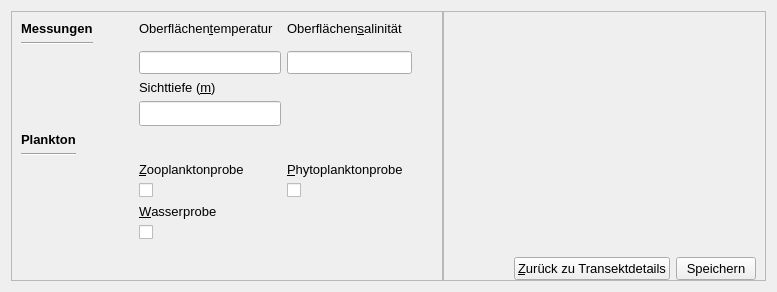
        <widget class="QWidget" name="page_2">
         <layout class="QHBoxLayout" name="horizontalLayout">
          <item>
           <layout class="QHBoxLayout" name="horizontalLayout_9">
            <property name="spacing">
             <number>0</number>
            </property>
            <property name="rightMargin">
             <number>0</number>
            </property>
            <item>
             <widget class="QFrame" name="frame_4">
              <property name="frameShape">
               <enum>QFrame::StyledPanel</enum>
              </property>
              <property name="frameShadow">
               <enum>QFrame::Raised</enum>
              </property>
              <layout class="QVBoxLayout" name="verticalLayout_8">
               <property name="rightMargin">
                <number>30</number>
               </property>
               <property name="bottomMargin">
                <number>0</number>
               </property>
               <item>
                <layout class="QGridLayout" name="gridLayout_3">
                 <item row="5" column="2">
                  <widget class="QLabel" name="labelPhytoPlancton">
                   <property name="font">
                    <font>
                     <family>Arial</family>
                     <pointsize>10</pointsize>
                    </font>
                   </property>
                   <property name="text">
                    <string>&amp;Phytoplanktonprobe</string>
                   </property>
                   <property name="alignment">
                    <set>Qt::AlignLeading|Qt::AlignLeft|Qt::AlignTop</set>
                   </property>
                   <property name="buddy">
                    <cstring>checkBoxPhytoPlancton</cstring>
                   </property>
                  </widget>
                 </item>
                 <item row="1" column="2">
                  <widget class="QLineEdit" name="lineEditSalinityPlancton">
                   <property name="font">
                    <font>
                     <family>Arial</family>
                     <pointsize>10</pointsize>
                    </font>
                   </property>
                  </widget>
                 </item>
                 <item row="0" column="1">
                  <widget class="QLabel" name="labelTemperaturePlancton">
                   <property name="font">
                    <font>
                     <family>Arial</family>
                     <pointsize>10</pointsize>
                    </font>
                   </property>
                   <property name="text">
                    <string>Oberflächen&amp;temperatur</string>
                   </property>
                   <property name="alignment">
                    <set>Qt::AlignLeading|Qt::AlignLeft|Qt::AlignTop</set>
                   </property>
                   <property name="buddy">
                    <cstring>lineEditTemperaturePlancton</cstring>
                   </property>
                  </widget>
                 </item>
                 <item row="5" column="1">
                  <widget class="QLabel" name="labelZooPlancton">
                   <property name="font">
                    <font>
                     <family>Arial</family>
                     <pointsize>10</pointsize>
                    </font>
                   </property>
                   <property name="text">
                    <string>&amp;Zooplanktonprobe</string>
                   </property>
                   <property name="alignment">
                    <set>Qt::AlignLeading|Qt::AlignLeft|Qt::AlignTop</set>
                   </property>
                   <property name="buddy">
                    <cstring>checkBoxZooPlancton</cstring>
                   </property>
                  </widget>
                 </item>
                 <item row="6" column="2">
                  <layout class="QHBoxLayout" name="horizontalLayout_14">
                   <item>
                    <widget class="QCheckBox" name="checkBoxPhytoPlancton">
                     <property name="text">
                      <string/>
                     </property>
                    </widget>
                   </item>
                  </layout>
                 </item>
                 <item row="1" column="1">
                  <widget class="QLineEdit" name="lineEditTemperaturePlancton">
                   <property name="font">
                    <font>
                     <family>Arial</family>
                     <pointsize>10</pointsize>
                    </font>
                   </property>
                  </widget>
                 </item>
                 <item row="8" column="1">
                  <layout class="QHBoxLayout" name="horizontalLayout_10">
                   <item>
                    <widget class="QCheckBox" name="checkBoxWaterSamplePlancton">
                     <property name="text">
                      <string/>
                     </property>
                    </widget>
                   </item>
                  </layout>
                 </item>
                 <item row="2" column="1">
                  <widget class="QLabel" name="labelTimeSightDepthPlancton">
                   <property name="font">
                    <font>
                     <family>Arial</family>
                     <pointsize>10</pointsize>
                    </font>
                   </property>
                   <property name="text">
                    <string>Sichttiefe (&amp;m)</string>
                   </property>
                   <property name="alignment">
                    <set>Qt::AlignLeading|Qt::AlignLeft|Qt::AlignTop</set>
                   </property>
                   <property name="buddy">
                    <cstring>lineEditSightDepthPlancton</cstring>
                   </property>
                  </widget>
                 </item>
                 <item row="3" column="1">
                  <widget class="QLineEdit" name="lineEditSightDepthPlancton">
                   <property name="font">
                    <font>
                     <family>Verdana</family>
                     <pointsize>10</pointsize>
                    </font>
                   </property>
                  </widget>
                 </item>
                 <item row="0" column="2">
                  <widget class="QLabel" name="labelSalinityPlancton">
                   <property name="font">
                    <font>
                     <family>Arial</family>
                     <pointsize>10</pointsize>
                    </font>
                   </property>
                   <property name="text">
                    <string>Oberflächen&amp;salinität</string>
                   </property>
                   <property name="alignment">
                    <set>Qt::AlignLeading|Qt::AlignLeft|Qt::AlignTop</set>
                   </property>
                   <property name="buddy">
                    <cstring>lineEditSalinityPlancton</cstring>
                   </property>
                  </widget>
                 </item>
                 <item row="4" column="1">
                  <spacer name="horizontalSpacer_8">
                   <property name="orientation">
                    <enum>Qt::Horizontal</enum>
                   </property>
                   <property name="sizeHint" stdset="0">
                    <size>
                     <width>40</width>
                     <height>20</height>
                    </size>
                   </property>
                  </spacer>
                 </item>
                 <item row="6" column="1">
                  <layout class="QHBoxLayout" name="horizontalLayout_11">
                   <item>
                    <widget class="QCheckBox" name="checkBoxZooPlancton">
                     <property name="text">
                      <string/>
                     </property>
                    </widget>
                   </item>
                  </layout>
                 </item>
                 <item row="7" column="1">
                  <widget class="QLabel" name="labelWaterSample">
                   <property name="font">
                    <font>
                     <family>Arial</family>
                     <pointsize>10</pointsize>
                    </font>
                   </property>
                   <property name="text">
                    <string>&amp;Wasserprobe</string>
                   </property>
                   <property name="alignment">
                    <set>Qt::AlignLeading|Qt::AlignLeft|Qt::AlignTop</set>
                   </property>
                   <property name="buddy">
                    <cstring>checkBoxWaterSamplePlancton</cstring>
                   </property>
                  </widget>
                 </item>
                 <item row="0" column="0">
                  <layout class="QHBoxLayout" name="horizontalLayout_12">
                   <item>
                    <layout class="QVBoxLayout" name="verticalLayout_22">
                     <item>
                      <widget class="QLabel" name="labelMeasurementsPlancton">
                       <property name="font">
                        <font>
                         <family>Arial</family>
                         <pointsize>10</pointsize>
                         <weight>75</weight>
                         <bold>true</bold>
                        </font>
                       </property>
                       <property name="text">
                        <string>Messungen</string>
                       </property>
                       <property name="alignment">
                        <set>Qt::AlignLeading|Qt::AlignLeft|Qt::AlignTop</set>
                       </property>
                       <property name="wordWrap">
                        <bool>true</bool>
                       </property>
                      </widget>
                     </item>
                     <item>
                      <widget class="Line" name="line_13">
                       <property name="orientation">
                        <enum>Qt::Horizontal</enum>
                       </property>
                      </widget>
                     </item>
                    </layout>
                   </item>
                   <item>
                    <spacer name="horizontalSpacer_56">
                     <property name="orientation">
                      <enum>Qt::Horizontal</enum>
                     </property>
                     <property name="sizeHint" stdset="0">
                      <size>
                       <width>40</width>
                       <height>20</height>
                      </size>
                     </property>
                    </spacer>
                   </item>
                  </layout>
                 </item>
                 <item row="4" column="0">
                  <layout class="QHBoxLayout" name="horizontalLayout_59">
                   <item>
                    <layout class="QVBoxLayout" name="verticalLayout_9">
                     <item>
                      <widget class="QLabel" name="labelPlancton">
                       <property name="font">
                        <font>
                         <family>Arial</family>
                         <pointsize>10</pointsize>
                         <weight>75</weight>
                         <bold>true</bold>
                        </font>
                       </property>
                       <property name="text">
                        <string>Plankton</string>
                       </property>
                       <property name="alignment">
                        <set>Qt::AlignLeading|Qt::AlignLeft|Qt::AlignTop</set>
                       </property>
                      </widget>
                     </item>
                     <item>
                      <widget class="Line" name="line_14">
                       <property name="orientation">
                        <enum>Qt::Horizontal</enum>
                       </property>
                      </widget>
                     </item>
                    </layout>
                   </item>
                   <item>
                    <spacer name="horizontalSpacer_57">
                     <property name="orientation">
                      <enum>Qt::Horizontal</enum>
                     </property>
                     <property name="sizeHint" stdset="0">
                      <size>
                       <width>40</width>
                       <height>20</height>
                      </size>
                     </property>
                    </spacer>
                   </item>
                  </layout>
                 </item>
                </layout>
               </item>
               <item>
                <spacer name="verticalSpacer_3">
                 <property name="orientation">
                  <enum>Qt::Vertical</enum>
                 </property>
                 <property name="sizeHint" stdset="0">
                  <size>
                   <width>20</width>
                   <height>40</height>
                  </size>
                 </property>
                </spacer>
               </item>
              </layout>
             </widget>
            </item>
            <item>
             <widget class="QFrame" name="frame_5">
              <property name="frameShape">
               <enum>QFrame::StyledPanel</enum>
              </property>
              <property name="frameShadow">
               <enum>QFrame::Raised</enum>
              </property>
              <layout class="QVBoxLayout" name="verticalLayout_10">
               <property name="leftMargin">
                <number>30</number>
               </property>
               <property name="bottomMargin">
                <number>0</number>
               </property>
               <item>
                <layout class="QGridLayout" name="gridLayout_4">
                 <item row="0" column="3">
                  <spacer name="horizontalSpacer_12">
                   <property name="orientation">
                    <enum>Qt::Horizontal</enum>
                   </property>
                   <property name="sizeHint" stdset="0">
                    <size>
                     <width>40</width>
                     <height>20</height>
                    </size>
                   </property>
                  </spacer>
                 </item>
                 <item row="0" column="2">
                  <spacer name="horizontalSpacer_15">
                   <property name="orientation">
                    <enum>Qt::Horizontal</enum>
                   </property>
                   <property name="sizeHint" stdset="0">
                    <size>
                     <width>40</width>
                     <height>20</height>
                    </size>
                   </property>
                  </spacer>
                 </item>
                 <item row="0" column="1">
                  <spacer name="horizontalSpacer_13">
                   <property name="orientation">
                    <enum>Qt::Horizontal</enum>
                   </property>
                   <property name="sizeHint" stdset="0">
                    <size>
                     <width>40</width>
                     <height>20</height>
                    </size>
                   </property>
                  </spacer>
                 </item>
                </layout>
               </item>
               <item>
                <spacer name="verticalSpacer_4">
                 <property name="orientation">
                  <enum>Qt::Vertical</enum>
                 </property>
                 <property name="sizeHint" stdset="0">
                  <size>
                   <width>20</width>
                   <height>40</height>
                  </size>
                 </property>
                </spacer>
               </item>
               <item>
                <layout class="QGridLayout" name="gridLayout_7">
                 <item row="0" column="1">
                  <widget class="QPushButton" name="pushButtonGoBackPlancton">
                   <property name="font">
                    <font>
                     <family>Arial</family>
                     <pointsize>10</pointsize>
                    </font>
                   </property>
                   <property name="text">
                    <string>&amp;Zurück zu Transektdetails</string>
                   </property>
                  </widget>
                 </item>
                 <item row="0" column="0">
                  <spacer name="horizontalSpacer_6">
                   <property name="orientation">
                    <enum>Qt::Horizontal</enum>
                   </property>
                   <property name="sizeHint" stdset="0">
                    <size>
                     <width>40</width>
                     <height>20</height>
                    </size>
                   </property>
                  </spacer>
                 </item>
                 <item row="0" column="2">
                  <widget class="QPushButton" name="pushButtonSendOffPlanctonData">
                   <property name="font">
                    <font>
                     <family>Arial</family>
                     <pointsize>10</pointsize>
                    </font>
                   </property>
                   <property name="text">
                    <string>Speichern</string>
                   </property>
                  </widget>
                 </item>
                </layout>
               </item>
              </layout>
             </widget>
            </item>
           </layout>
          </item>
         </layout>
        </widget>
